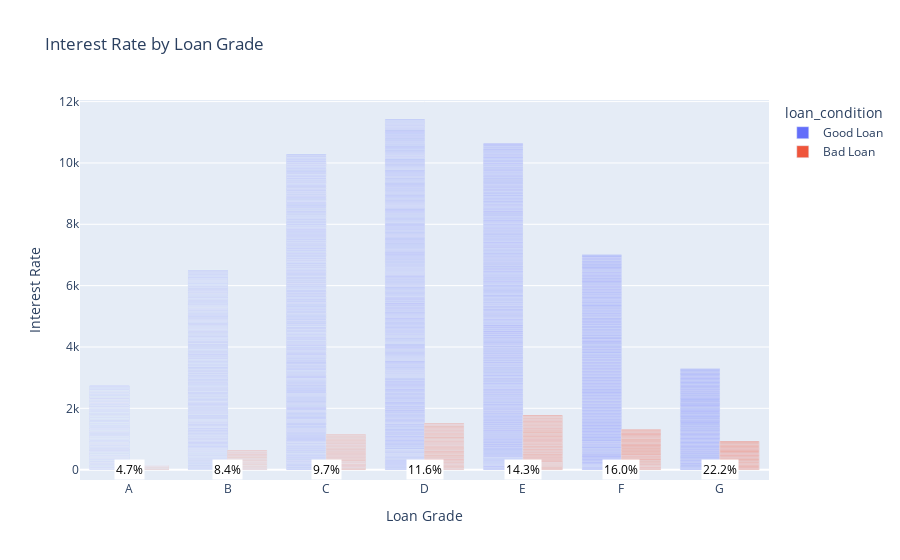

This figure's notebook cell:
### Markdown cell above
1. Interest Rate by Loan Grade

### Code cell
import pandas as pd
import plotly.express as px

# Load the dataset
df = pd.read_csv('data/mortgage.csv')

# Ensure the 'grade' column is treated as a categorical variable with a specified order
grade_order = ['A', 'B', 'C', 'D', 'E', 'F', 'G']
df['grade'] = pd.Categorical(df['grade'], categories=grade_order, ordered=True)

# Define what constitutes a bad loan
bad_conditions = ['Bad Loan']

# Flag bad loans
df['bad_loan'] = df['loan_condition'].isin(bad_conditions)

# Calculate the percentage of bad loans in each grade category
bad_loan_percent = df.groupby('grade')['bad_loan'].mean() * 100

# Create the bar plot
fig = px.bar(df, x='grade', y='interest_rate', color='loan_condition', 
             title='Interest Rate by Loan Grade', labels={'grade': 'Loan Grade', 'interest_rate': 'Interest Rate'}, 
             category_orders={'grade': grade_order},
             barmode='group')

# Add annotations for bad loan percentages
for grade in grade_order:
    # Find the max height for bad loan bars
    max_interest_rate = df[(df['grade'] == grade) & (df['loan_condition'] == 'Bad Loan')]['interest_rate'].max()
    # Set the annotation position slightly above the midpoint of the bad loan bar
    y_position = max_interest_rate / 2
    
    percentage = bad_loan_percent.get(grade, 0)
    fig.add_annotation(x=grade, y=y_position, 
                       text=f'{percentage:.1f}%', 
                       showarrow=False, 
                       font=dict(color='black', size=12), 
                       bgcolor='white', 
                       align='center')

fig.show()

### Figure 1 — Plotly figure (JSON) as saved in the notebook; plotly's stock layout.template omitted (floating-point values rounded to 4 significant figures; data arrays with more than 128 entries replaced by an {"elided": "..."} marker saying what was removed)
{"data": [{"alignmentgroup": "True", "hovertemplate": "loan_condition=Good Loan<br>Loan Grade=%{x}<br>Interest Rate=%{y}<extra></extra>", "legendgroup": "Good Loan", "marker": {"color": "#636efa", "pattern": {"shape": ""}}, "name": "Good Loan", "offsetgroup": "Good Loan", "orientation": "v", "showlegend": true, "textposition": "auto", "type": "bar", "x": {"elided": "3290 str values"}, "xaxis": "x", "y": {"elided": "3290 float values"}, "yaxis": "y"}, {"alignmentgroup": "True", "hovertemplate": "loan_condition=Bad Loan<br>Loan Grade=%{x}<br>Interest Rate=%{y}<extra></extra>", "legendgroup": "Bad Loan", "marker": {"color": "#EF553B", "pattern": {"shape": ""}}, "name": "Bad Loan", "offsetgroup": "Bad Loan", "orientation": "v", "showlegend": true, "textposition": "auto", "type": "bar", "x": {"elided": "417 str values"}, "xaxis": "x", "y": {"elided": "417 float values"}, "yaxis": "y"}], "layout": {"annotations": [{"align": "center", "bgcolor": "white", "font": {"color": "black", "size": 12}, "showarrow": false, "text": "4.7%", "x": "A", "y": 4.815}, {"align": "center", "bgcolor": "white", "font": {"color": "black", "size": 12}, "showarrow": false, "text": "8.4%", "x": "B", "y": 7.045}, {"align": "center", "bgcolor": "white", "font": {"color": "black", "size": 12}, "showarrow": false, "text": "9.7%", "x": "C", "y": 8.635}, {"align": "center", "bgcolor": "white", "font": {"color": "black", "size": 12}, "showarrow": false, "text": "11.6%", "x": "D", "y": 10.1}, {"align": "center", "bgcolor": "white", "font": {"color": "black", "size": 12}, "showarrow": false, "text": "14.3%", "x": "E", "y": 11.7}, {"align": "center", "bgcolor": "white", "font": {"color": "black", "size": 12}, "showarrow": false, "text": "16.0%", "x": "F", "y": 12.79}, {"align": "center", "bgcolor": "white", "font": {"color": "black", "size": 12}, "showarrow": false, "text": "22.2%", "x": "G", "y": 14.49}], "barmode": "group", "legend": {"title": {"text": "loan_condition"}, "tracegroupgap": 0}, "title": {"text": "Interest Rate by Loan Grade"}, "xaxis": {"anchor": "y", "categoryarray": ["A", "B", "C", "D", "E", "F", "G"], "categoryorder": "array", "domain": [0, 1], "title": {"text": "Loan Grade"}}, "yaxis": {"anchor": "x", "domain": [0, 1], "title": {"text": "Interest Rate"}}}}
